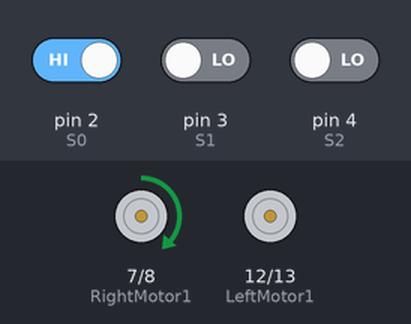
A sketch run on a simulated Arduino Uno, built with avr-gcc and run on an emulated ATmega328P. On the bench: motor-driver pin pairs drawn as motors (green arrow = first pin HIGH = forward, orange = second pin HIGH = backward, longer = more drive, scaled by the enable pin). Inputs (shaded band) come from the test bench; at power-on: pin 2 (S0) HIGH, pin 3 (S1) LOW, pin 4 (S2) LOW.

Above: at 1.2 s.
1.3 s: pin 2 (S0) driven LOW and pin 3 (S1) driven HIGH
At 1.7 s:
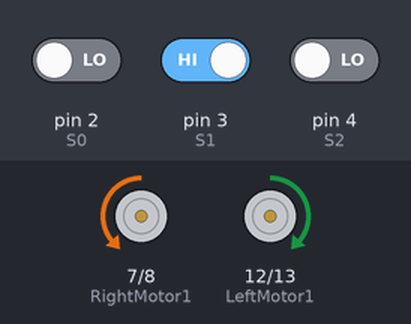
2.8 s: pin 3 (S1) driven LOW and pin 4 (S2) driven HIGH
At 4.0 s:
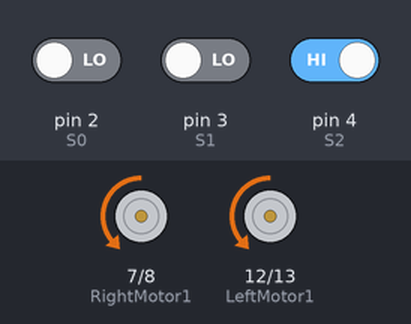
Timing chart, 0 to 5.8 s (numbered marks = the images above; inputs shaded):
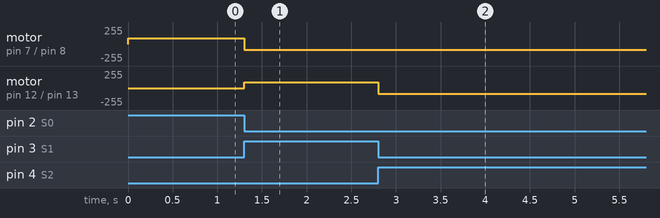

The sketch:

NED_PATA_CODE.ino
```cpp
//For Right Motor

int RightMotor1= 7;
int RightMotor2= 8;
int RightMotorSpeed= 6;
//For Left Motor

int LeftMotor1= 12;
int LeftMotor2= 13;
int LeftMotorSpeed= 11;
//For IR Sensors

int S0=2, S1=3, S2=4;
//IR sensors

int S0sensor, S1sensor, S2sensor;      //Variable declaration of sensors
//Functions declaration

void fwd();
void bckwd();
void turnright();
void turnleft();
void stop();

void setup() {
  // put your setup code here, to run once:

  Serial.begin(115200);

  pinMode(S0, INPUT);
  pinMode(S1, INPUT);
  pinMode(S2, INPUT);

pinMode(RightMotor1, OUTPUT);
pinMode(RightMotor2, OUTPUT);
pinMode(RightMotorSpeed, OUTPUT);
pinMode(LeftMotor1, OUTPUT);
pinMode(LeftMotor2, OUTPUT);
pinMode(LeftMotorSpeed, OUTPUT);

}
void loop() {
 //Reading the values of IR Senosor

  S0sensor = digitalRead(2);
  S2sensor = digitalRead(3);
  S1sensor = digitalRead(4);

  //IR Commands

  if((S0sensor == LOW) && (S1sensor == HIGH) && (S2sensor == LOW))
  {
  fwd();
  }
  else if ((S0sensor == HIGH) && (S1sensor == LOW) && (S2sensor == LOW))
  {
  turnright();
  }
  else if ((S0sensor == LOW) && (S1sensor == LOW) && (S2sensor == HIGH))
  {
   turnleft();
  }
  else if ((S0sensor == HIGH) && (S1sensor == HIGH) && (S2sensor == HIGH))
  {
   stop();
  }
}

void fwd() {
//Motor moving forward
   digitalWrite(RightMotor1, LOW);
  digitalWrite(RightMotor2, HIGH);
  analogWrite(RightMotorSpeed, 85);
digitalWrite(LeftMotor1, LOW);
digitalWrite(LeftMotor2, HIGH);
analogWrite(LeftMotorSpeed, 85);
}

void turnleft() {
//Right Motor on,Left Motor Off
  digitalWrite(RightMotor1, LOW);
  digitalWrite(RightMotor2,HIGH);
  analogWrite(RightMotorSpeed, 85);
digitalWrite(LeftMotor1, HIGH);
digitalWrite(LeftMotor2, LOW);
}
void turnright() {
//Right Motor Off,Left Motor On
  digitalWrite(RightMotor1, HIGH);
  digitalWrite(RightMotor2, LOW);
digitalWrite(LeftMotor1, LOW);
digitalWrite(LeftMotor2, HIGH);
analogWrite(LeftMotorSpeed, 85);
}

void bckwd(){
  digitalWrite(RightMotor1,HIGH);
  digitalWrite(RightMotor2,LOW);
  analogWrite(RightMotorSpeed, 85);
digitalWrite(LeftMotor1,HIGH);
digitalWrite(LeftMotor2,LOW);
analogWrite(LeftMotorSpeed, 85);
}


void stop(){
 digitalWrite(RightMotor1, LOW);
  digitalWrite(RightMotor2, LOW);
digitalWrite(LeftMotor1, LOW);
digitalWrite(LeftMotor2, LOW);
}
```

Measured:
- after the input at 1.3 s, motor on pin 7 (RightMotor1) / pin 8 (RightMotor2): forward 85/255 → backward 85/255 at once; motor on pin 12 (LeftMotor1) / pin 13 (LeftMotor2): stopped → forward 85/255 at once
- after the input at 2.8 s, motor on pin 12 (LeftMotor1) / pin 13 (LeftMotor2): forward 85/255 → backward 85/255 at once
